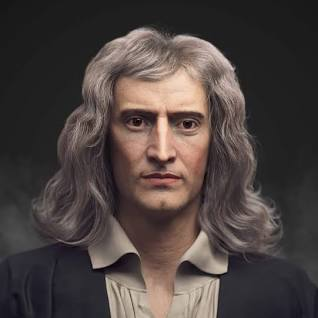
#> input picture Assets/newton.jpg, 318 x 318 px, found by its file name
$ jupyter execute histograms.ipynb
#> lines starting #> are read from the running program, lines starting #| are printed output that depends on the picture
# **1. Histogram**

Histogram is one of the common visualization techniques that is used for visualizing the distribution of a particular data. In OpenCV histograms can be used for plotting the intensity of pixel values in an image. It gives valuable information about the tone of the image which is useful in various image processing tasks like thresholding, enhancement, etc.

[cell 1]
import cv2 as cv
import numpy as np
import matplotlib.pyplot as plt

# Read the image in grayscale
image = cv.imread('D:/OpenCV2/Assets/newton.jpg')
#> image is the input picture: shape (318, 318, 3); mean B, G, R 63.9, 66.4, 76.1

# Compute the histogram
histogram = cv.calcHist(images = [image], channels=[0], mask = None, histSize = [256], ranges=[0, 256])
#> histogram = 256 values, max 9695 at index 31, min 0 at index 2, mean 395

# Plot the histogram
plt.plot(histogram, color='black')
plt.xlabel('Pixel Intensity')
plt.ylabel('Frequency')
plt.title('Grayscale Histogram')
plt.grid(True)
plt.show()
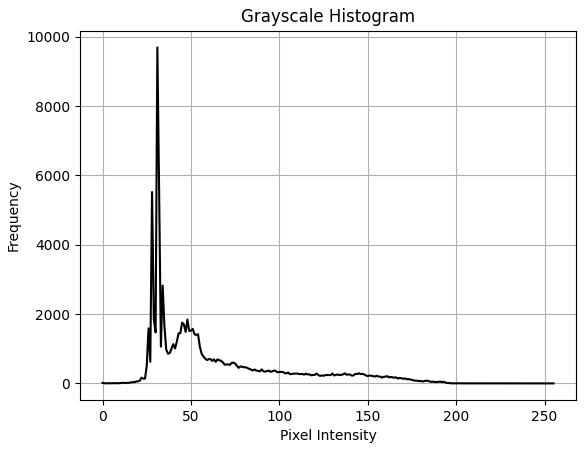
#> figure drawn by matplotlib, 1 panel; curve peaks at x = 31, y = 9695

## **1.2 Color Histogram**

[cell 2]
import cv2
import numpy as np
import matplotlib.pyplot as plt

# Read the image in BGR format
image = cv2.imread('D:/OpenCV2/Assets/newton.jpg')

# Split the image into its color channels
blue_channel, green_channel, red_channel = cv2.split(image)
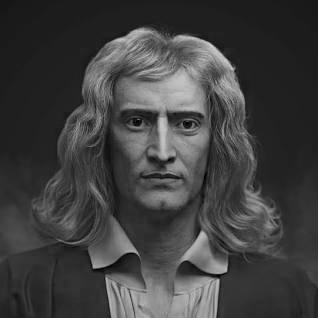
#> blue_channel: shape (318, 318); min 0, max 213, mean 63.9
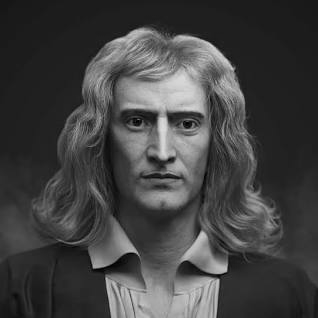
#> green_channel: shape (318, 318); min 0, max 218, mean 66.4
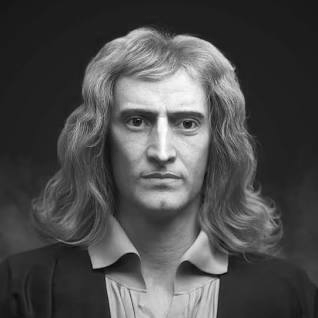
#> red_channel: shape (318, 318); min 1, max 255, mean 76.1

# Compute histograms for each color channel
blue_hist = cv2.calcHist([blue_channel], [0], None, [256], [0, 256])
#> blue_hist has the same summary as histogram
green_hist = cv2.calcHist([green_channel], [0], None, [256], [0, 256])
#> green_hist = 256 values, max 9885 at index 31, min 0 at index 219, mean 395
red_hist = cv2.calcHist([red_channel], [0], None, [256], [0, 256])
#> red_hist = 256 values, max 9763 at index 31, min 0 at index 0, mean 395

# Plot the histograms
plt.plot(blue_hist, color='blue', label='Blue')
plt.plot(green_hist, color='green', label='Green')
plt.plot(red_hist, color='red', label='Red')
plt.xlabel('Pixel Intensity')
plt.ylabel('Frequency')
plt.title('RGB Color Histogram')
plt.legend()
plt.grid(True)
plt.show()
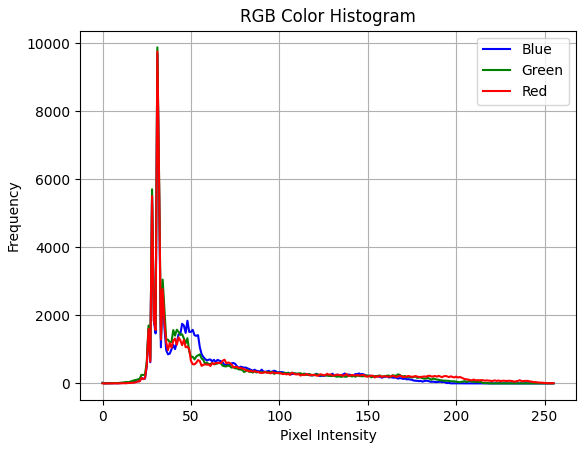
#> figure drawn by matplotlib, 1 panel; curve peaks at x = 31, y = 9695; curve peaks at x = 31, y = 9885; curve peaks at x = 31, y = 9763
